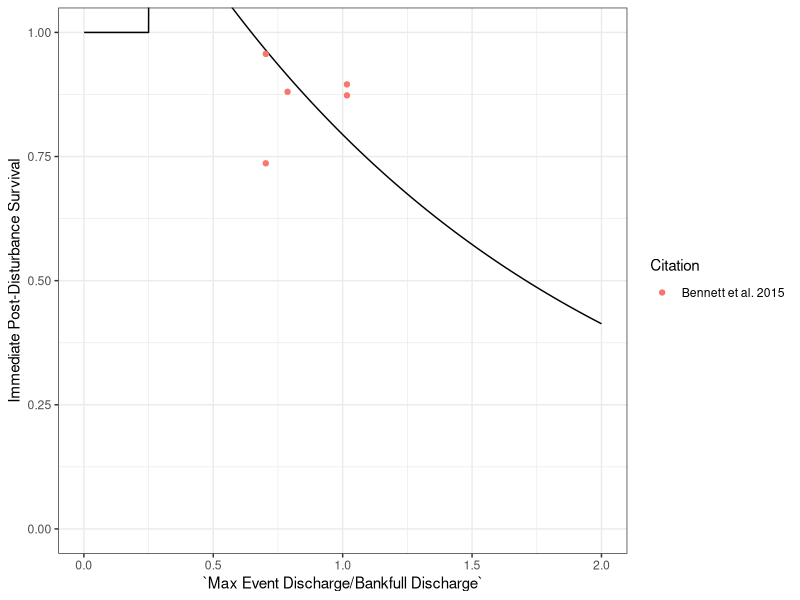

The R source for this figure:
############################################################
## Code to fit curve to P. anitpodarum mortality rates to data
#############################################################

library(readxl)
library(minpack.lm)
library(tidyverse)
#library(car)
library(boot)
NZMSVitalRates <- read_excel("VitalRates.xlsx", sheet = "NZMS Mortality Rates")
NZMSVitalRates <- as.data.frame(NZMSVitalRates)

flow.surv.fit <- function(magnitude, mortality, Qmin){
  x <- magnitude # rename x and y
  y <- 1 - mortality # convert to survival
  df <- as.data.frame(cbind(x,y))
  df <- rbind(df, c(Qmin, 1.375))  # make sure we specify that we have 100% survival at Qmin (0.25)
  nls.fit <- nlsLM(formula = (y ~ k* exp(-h*x)), data = df, start = c(k = 1, h = 1)) # fit to negative exponential function
  return(nls.fit)
}

flow.surv.rate <- function(h, k, max, min, interval, Qmin) {
  Q <- seq(min, max, by = interval)
  surv <- k*(exp(-h*Q))
  surv.df <- as.data.frame(cbind(Q, surv))
  surv.df$surv[which(surv.df$Q <= Qmin)] <- 1
  return(surv.df)
}

surv.fit.NZMS <- flow.surv.fit(NZMSVitalRates$`Max Event Discharge/Bankfull Discharge`, NZMSVitalRates$Mortality, 0.25)
surv.df.NZMS <- flow.surv.rate(surv.fit.NZMS$m$getPars()[2] , surv.fit.NZMS$m$getPars()[1], 2, 0.001, 0.001, 0.25)

ggplot(surv.df.NZMS, aes(x = Q, y = surv))+
  geom_line()+
  geom_point(data = NZMSVitalRates, aes(x = `Max Event Discharge/Bankfull Discharge` , y = 1-(Mortality), color = Citation))+
  coord_cartesian(ylim = c(0,1)) +
  ylab('Immediate Post-Disturbance Survival') +
  theme_bw()+
  xlab('`Max Event Discharge/Bankfull Discharge`')

# calculating temperature fecundity relationship for NZMS using a power function
# log(y)=log(b*x^z)=log(b)+z*log(x)
# In this case lm(log(y)~log(x) ) solve your problem

# max recruitment between 16 and 19 C (Dybahl and Kane)
# recruitment stops below 9C (Bennett )
# above 27 C everything stops working well (Dybahl and Kane)
# x <- c(9, 16, 17.5, 19, 27)
# y <- c(0.001, 1, 1, 1, 0.001)
# data <- as.data.frame(cbind(x,y))
# fit <- nlsLM(y~ -b*(x - 17.5)^4 + 1,start = list(b = 0),data=data)

# eq = y = -0.0001427(x - 17.5)^4 + 1 * F 

# Calculating Temperature Dependent Mortality
NZMSSurvRates <- read_excel("VitalRates.xlsx", sheet = "NZMS Survival Rates")
NZMSSurvRates <- as.data.frame(NZMSSurvRates)
fit <- nlsLM(logit(Survival) ~ a*Temperature^2+ b*Temperature + c, data = NZMSSurvRates, start = c(a = 1, b = 1, c = 1))
TempSurv_NZMS <- function(x){
  y = -0.08814*x^2  +3.09981*x -9.18655 
  return(inv.logit(y))
}


tem <- seq(0, 40, by = 1)
tempNZMS <- as.data.frame(cbind(TempSurv_NZMS(tem)))

# based on the two fits we have neg binom and inv logit 2nd deg I think the neg inv. binom fits the best, based on 
# 
# min.RSS <- function(par){
#   mod <- dnbinom(as.integer(-NZMSSurvRates$Temperature + 34), size = par[2], prob = par[1])
#   a <- sum(NZMSSurvRates$Survival - (mod*(max(NZMSSurvRates$Survival)/max(mod))))^2
# }
#  params <- optim(par = c(0.2, 2), fn = min.RSS, method = "BFGS")
# # 
# TempSurv <- function(x){
#   a <-  dnbinom(-x + 34, size = params$par[2] , prob = params$par[1])*(max(NZMSSurvRates$Survival)/max(dnbinom(as.integer(-NZMSSurvRates$Temperature + 34), size =params$par[2], prob = params$par[1])))
#   if (x <= 0){
#     a <- 0
#   }
#   return((a))
# }
# 
# TempSurv <- function(x){
#   a <-  dnbinom(-x + 32, size = 3, prob = 0.2)
#   return((a))
# }
# 
# tem <- seq(0, 40, by = 1)
# plot(NZMSSurvRates$Temperature, NZMSSurvRates$Survival, col = "red", pch = 16, xlab = "Temperature", ylab = "Survival", xlim = c(0,40), ylim = c(0, 1))
# lines(tem, TempSurv_NZMS(tem))

# 
